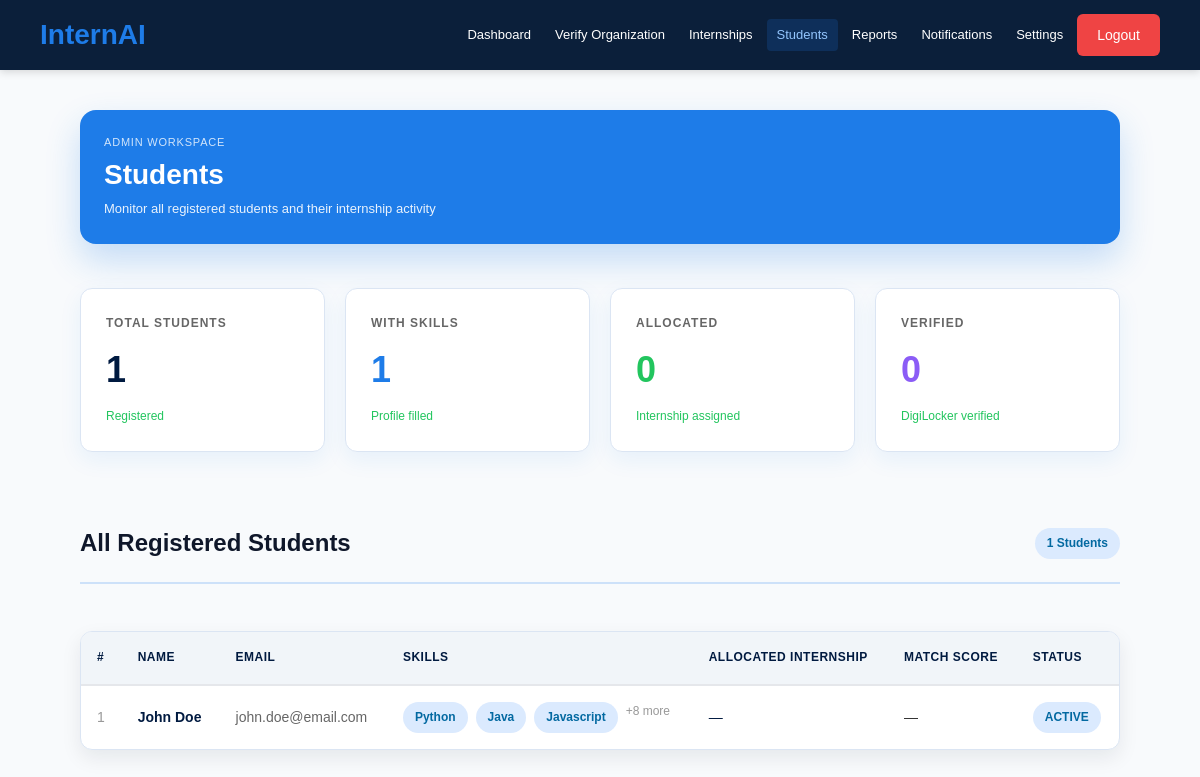
Page /admin/students (signed in) on the earlier database version.
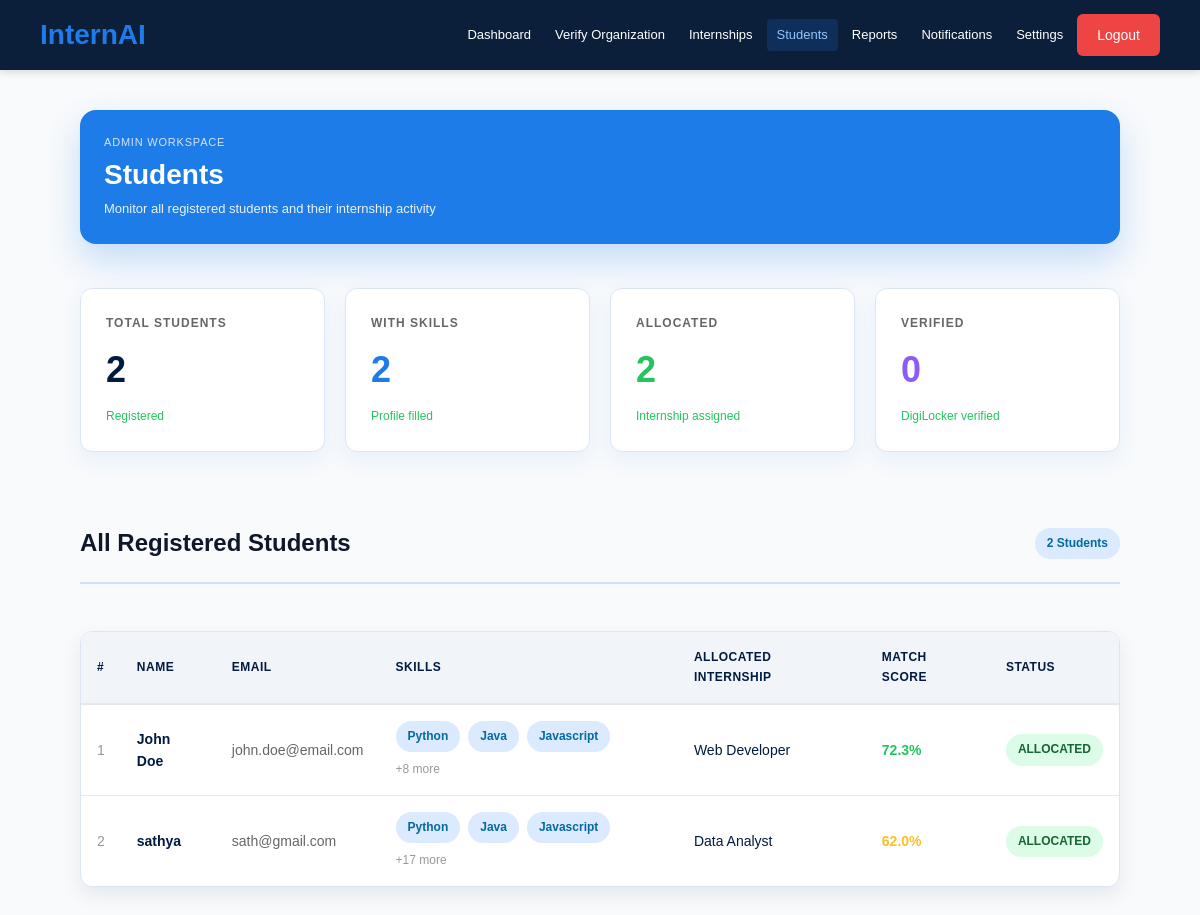
Same page on the later database version.
### app.py (models this page shows)
class User(UserMixin, db.Model):
    id = db.Column(db.Integer, primary_key=True)
    name = db.Column(db.String(100))
    email = db.Column(db.String(100), unique=True)
    password = db.Column(db.String(100))
    role = db.Column(db.String(20))  # student, organization, admin

class StudentProfile(db.Model):
    id = db.Column(db.Integer, primary_key=True)
    user_id = db.Column(db.Integer)
    skills = db.Column(db.Text)
    location = db.Column(db.String(200))
    allocated_internship = db.Column(db.String(200))
    match_score = db.Column(db.Float)

### app.py (the view)
@app.route('/admin/students')
@login_required
@admin_required
def admin_students():
    all_profiles = StudentProfile.query.all()
    students = []
    for profile in all_profiles:
        user = User.query.get(profile.user_id)
        if user:
            students.append({'user': user, 'profile': profile})
    return render_template('admin_students.html', students=students)

### app.py (called while the page is built)
def admin_required(f):
    @wraps(f)
    def decorated_function(*args, **kwargs):
        if not current_user.is_authenticated or current_user.role != 'admin':
            return redirect(url_for('home'))
        return f(*args, **kwargs)
    return decorated_function

@login_manager.user_loader
def load_user(user_id):
    return User.query.get(int(user_id))

### templates/admin_students.html
{% extends "base.html" %} {% block content %}
<div class="container admin-dashboard-page adm-dashboard-vertical">
  <main class="adm-main">
  <section class="adm-header-card adm-page-hero">
    <div>
      <p class="adm-header-tag">Admin Workspace</p>
      <h1 class="adm-title">Students</h1>
      <p class="adm-subtitle">Monitor all registered students and their internship activity</p>
    </div>
  </section>
  <div class="stats-grid" style="grid-template-columns: repeat(4, 1fr);">
    <div class="stat-card">
      <div class="stat-label">Total Students</div>
      <div class="stat-value">{{ students|length }}</div>
      <div class="stat-change">Registered</div>
    </div>
    <div class="stat-card">
      <div class="stat-label">With Skills</div>
      <div class="stat-value" style="color:#1e7ce8;">{{ students|selectattr('profile')|selectattr('profile.skills')|list|length }}</div>
      <div class="stat-change">Profile filled</div>
    </div>
    <div class="stat-card">
      <div class="stat-label">Allocated</div>
      <div class="stat-value" style="color:#22c55e;">{{ students|selectattr('profile')|selectattr('profile.allocated_internship')|list|length }}</div>
      <div class="stat-change">Internship assigned</div>
    </div>
    <div class="stat-card">
      <div class="stat-label">Verified</div>
      <div class="stat-value" style="color:#8b5cf6;">{{ students|selectattr('profile')|selectattr('profile.is_verified', 'equalto', true)|list|length }}</div>
      <div class="stat-change">DigiLocker verified</div>
    </div>
  </div>
  <div class="section-header" style="margin-top:10px;">
    <h2>All Registered Students</h2>
    <span style="background:#dbeafe;color:#0369a1;padding:6px 12px;border-radius:20px;font-weight:600;font-size:12px;">
      {{ students|length }} Students
    </span>
  </div>
  {% if students %}
  <div class="table-container">
    <table>
      <thead>
        <tr>
          <th>#</th>
          <th>Name</th>
          <th>Email</th>
          <th>Skills</th>
          <th>Allocated Internship</th>
          <th>Match Score</th>
          <th>Status</th>
        </tr>
      </thead>
      <tbody>
        {% for item in students %}
        <tr>
          <td style="color:#999;">{{ loop.index }}</td>
          <td style="font-weight:600;color:#001a40;">{{ item.user.name }}</td>
          <td style="color:#666;">{{ item.user.email }}</td>
          <td>
            {% if item.profile and item.profile.skills %}
            <div class="skills-container" style="margin-top:0;">
              {% for skill in item.profile.skills.split(',')[:3] %}
              <span class="skill">{{ skill.strip() }}</span>
              {% endfor %}
              {% if item.profile.skills.split(',')|length > 3 %}
              <span style="color:#999;font-size:12px;">+{{ item.profile.skills.split(',')|length - 3 }} more</span>
              {% endif %}
            </div>
            {% else %}
            <span style="color:#999;font-size:13px;">No skills listed</span>
            {% endif %}
          </td>
          <td style="color:#001a40;font-weight:500;">
            {{ item.profile.allocated_internship if item.profile and item.profile.allocated_internship else '—' }}
          </td>
          <td>
            {% if item.profile and item.profile.match_score %}
            <span style="font-weight:700;color:{% if item.profile.match_score > 0.7 %}#22c55e{% elif item.profile.match_score > 0.4 %}#fbbf24{% else %}#ef4444{% endif %};">
              {{ (item.profile.match_score * 100)|round(1) }}%
            </span>
            {% else %}—{% endif %}
          </td>
          <td>
            {% if item.profile and item.profile.allocated_internship %}
            <span class="badge badge-approved">Allocated</span>
            {% elif item.profile and item.profile.skills %}
            <span class="badge badge-applied">Active</span>
            {% else %}
            <span class="badge badge-pending">Incomplete</span>
            {% endif %}
          </td>
        </tr>
        {% endfor %}
      </tbody>
    </table>
  </div>
  {% else %}
  <div class="empty-state">
    <p>No students registered yet</p>
    <p class="empty-state-note">Students will appear here after registration</p>
  </div>
  {% endif %}
  </main>
</div>
{% endblock %}

### templates/base.html (shortened to what this page needs)
<!doctype html>
<html>
  <head>
    <link
      rel="stylesheet"
      href="{{ url_for('static', filename='style.css', v='20260315') }}"
    />
    {% if current_user.is_authenticated and current_user.role == 'admin' %}
    <link
      rel="stylesheet"
      href="{{ url_for('static', filename='admin.css', v='20260315') }}"
    />
    {% elif current_user.is_authenticated and current_user.role ==
    'organization' %}
    <link rel="stylesheet" href="{{ url_for('static', filename='org.css', v='20260315') }}" />
    {% elif current_user.is_authenticated and current_user.role == 'student' %}
    <link
      rel="stylesheet"
      href="{{ url_for('static', filename='student.css', v='20260315') }}"
    />
    {% endif %}
  </head>
  <body>
    {% if not current_user.is_authenticated %}
    <nav class="navbar">
      <div class="logo">InternAI</div>
      <ul class="nav-links">
        <li><a href="{{ url_for('home') }}">Home</a></li>
        <li><a href="{{ url_for('about') }}">About</a></li>
        <li><a href="{{ url_for('features') }}">Features</a></li>
        <li>
          <a href="{{ url_for('login') }}" class="register-btn">Login</a>
        </li>
      </ul>
    </nav>
    {% elif current_user.is_authenticated %}
    <nav
      class="navbar"
      style="
        background-color: #0b1f3a;
        padding: 0 40px;
        display: flex;
        justify-content: space-between;
        align-items: center;
        height: 70px;
        box-shadow: 0 2px 8px rgba(0, 0, 0, 0.15);
      "
    >
      <div style="font-size: 28px; font-weight: bold; color: #1e7ce8">
        InternAI
      </div>
      <div style="display: flex; gap: 4px; align-items: center">
        {% block nav_links %} {% if current_user.role == 'organization' %}
        <a
          href="/organization"
          style="
            color: #ffffff;
            text-decoration: none;
            font-size: 14px;
            padding: 8px 16px;
            border-radius: 4px;
            transition: background-color 0.3s ease;
          "
          >Dashboard</a
        >
        {% elif current_user.role == 'admin' %} {% for label, url in
        [('Dashboard','/admin'),('Verify
        Organization','/admin/organizations'),('Internships','/admin/internships'),('Students','/admin/students'),('Reports','/admin/reports'),('Notifications','/admin/notifications'),('Settings','/admin/settings')]
        %}
        <a
          href="{{ url }}"
          style="color:#ffffff;text-decoration:none;font-size:13px;padding:6px 10px;border-radius:4px;transition:all 0.2s;white-space:nowrap;{% if request.path == url %}background:rgba(30,124,232,0.18);color:#93c5fd;{% endif %}"
          >{{ label }}</a
        >
        {% endfor %} {% endif %} {% endblock %}
        <a
          href="/logout"
          style="
            background-color: #ef4444;
            color: #ffffff;
            text-decoration: none;
            font-size: 14px;
            padding: 10px 20px;
            border-radius: 6px;
            transition: background-color 0.3s ease;
          "
          >Logout</a
        >
      </div>
    </nav>
    {% endif %} {% block content %}{% endblock %}
  </body>
</html>

### static/style.css (style rules this page uses)
* { margin: 0; padding: 0; box-sizing: border-box; font-family: Arial, sans-serif; }
body { background: #f8fafc; color: #0b1f3a; }
.navbar { background: #0b1f3a; padding: 18px 60px; display: flex; justify-content: space-between; align-items: center; }

### static/admin.css (style rules this page uses)
:root { --primary-dark: #001a40; --primary-blue: #1e7ce8; --success: #22c55e; --danger: #ef4444; --warning: #fbbf24; --text-white: #ffffff; --text-dark: #333333; --text-light: #666666; --bg-white: #ffffff; --bg-light: #f1f5f9; --border-color: #e5e7eb; --shadow-sm: 0 2px 8px rgba(0, 0, 0, 0.08); --shadow-md: 0 4px 16px rgba(0, 0, 0, 0.12); --glass-border: rgba(30, 124, 232, 0.3); --glass-shadow: 0 4px 20px rgba(30, 124, 232, 0.12); --glass-shadow-hover: 0 8px 32px rgba(30, 124, 232, 0.28); --glass-bg: #ffffff; }
* { margin: 0; padding: 0; box-sizing: border-box; }
body { font-family: 'Segoe UI', Tahoma, Geneva, Verdana, sans-serif; background: #f8fafc; color: var(--text-dark); line-height: 1.6; }
.navbar { background-color: var(--primary-dark); color: var(--text-white); padding: 0 40px; display: flex; justify-content: space-between; align-items: center; height: 70px; box-shadow: var(--shadow-sm); position: sticky; top: 0; z-index: 100; }
.container { max-width: 1400px; margin: 0 auto; padding: 40px 20px; }
.stats-grid { display: grid; grid-template-columns: repeat(auto-fit, minmax(250px, 1fr)); gap: 20px; margin-bottom: 40px; }
.stat-card { background: #ffffff; backdrop-filter: blur(10px); -webkit-backdrop-filter: blur(10px); border: 1px solid #dbe5f3; border-radius: 12px; padding: 25px; box-shadow: 0 8px 22px rgba(30, 124, 232, 0.08); transition: all 0.3s ease; }
.stat-label { color: var(--text-light); font-size: 12px; text-transform: uppercase; letter-spacing: 1px; margin-bottom: 8px; font-weight: 600; }
.stat-value { color: var(--primary-dark); font-size: 36px; font-weight: 700; }
.stat-change { color: var(--success); font-size: 12px; margin-top: 8px; }
.section-header { display: flex; justify-content: space-between; align-items: center; margin-bottom: 25px; padding-bottom: 20px; border-bottom: 2px solid rgba(30, 124, 232, 0.25); flex-wrap: wrap; gap: 15px; }
.section-header h2 { color: var(--primary-dark); font-size: 24px; font-weight: 600; }
.skills-container { display: flex; flex-wrap: wrap; gap: 8px; margin-top: 10px; }
.skill { display: inline-block; background-color: #dbeafe; color: #0369a1; padding: 6px 12px; border-radius: 20px; font-size: 12px; font-weight: 600; }
.badge { display: inline-block; padding: 6px 12px; border-radius: 20px; font-size: 12px; font-weight: 600; text-transform: uppercase; width: fit-content; }
.badge-approved { background-color: #dcfce7; color: #166534; }
.table-container { background: #ffffff; backdrop-filter: blur(10px); -webkit-backdrop-filter: blur(10px); border: 1px solid #dbe5f3; border-radius: 12px; overflow: hidden; box-shadow: 0 8px 20px rgba(15, 23, 42, 0.08); margin-bottom: 30px; overflow-x: auto; }
table { width: 100%; border-collapse: collapse; }
table thead { background-color: var(--bg-light); border-bottom: 2px solid var(--border-color); }
table th { padding: 16px; text-align: left; font-weight: 600; color: var(--primary-dark); font-size: 12px; text-transform: uppercase; letter-spacing: 0.5px; }
table td { padding: 16px; border-bottom: 1px solid var(--border-color); font-size: 14px; color: var(--text-dark); }
table tbody tr { transition: background-color 0.2s ease; }
table tbody tr:last-child td { border-bottom: none; }
.admin-dashboard-page { max-width: 1440px; padding-top: 40px; }
.adm-main { display: flex; flex-direction: column; gap: 20px; }
.adm-header-card { border-radius: 16px; padding: 24px; background: #1e7ce8; color: #ffffff; box-shadow: 0 16px 34px rgba(30, 124, 232, 0.24); }
.adm-header-tag { font-size: 11px; letter-spacing: 0.8px; text-transform: uppercase; color: rgba(255, 255, 255, 0.8); margin-bottom: 6px; }
.adm-title { font-size: 30px; line-height: 1.2; margin-bottom: 8px; }
.adm-subtitle { color: rgba(255, 255, 255, 0.9); font-size: 13px; }
.adm-page-hero { margin-bottom: 22px; }
.adm-page-hero .adm-title { font-size: 28px; }
.admin-dashboard-page .section-header { border-bottom-color: rgba(30, 124, 232, 0.2); }
.admin-dashboard-page .section-header h2 { color: #0f172a; }
.admin-dashboard-page .stats-grid .stat-card { min-height: 140px; }
.adm-dashboard-vertical { max-width: 1220px; }
.adm-dashboard-vertical .adm-main { max-width: 1040px; margin: 0 auto; gap: 22px; }

Differences in the rows shown:
changed StudentProfile: match_score empty → 0.723 (drawn); allocated_internship empty → "Web Developer " (drawn)
added User: user.name "sathya", user.email "sath@gmail.com"
added StudentProfile: profile "Data Analyst", (item.profile.match_score*100)|round(1) "62.0"
Other differences:
{{ students|length }}: "1" → "2"
text no longer shown: "1 0"
text now shown: "2 2"
new list line: "1 Python Java Javascript + 8 more % ALLOCATED"
new list line: "John Doe john.doe@email.com"
new list line: "Web Developer 72.3"
new list line: "2 Python Java Javascript + 17 more % ALLOCATED"
list line gone: "1 Python Java Javascript + 8 more — ACTIVE"
list line gone: "John Doe john.doe@email.com"
